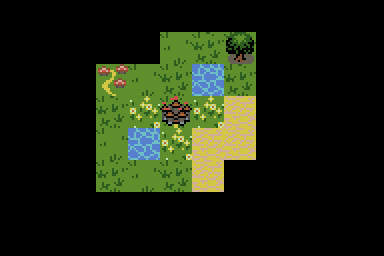

A 2D game scene composited from a Tiled map and its tileset images. What follows is a short description and the map's XML, with each tile layer's data collapsed to a summary:
An orthogonal 12x8 tile map with 32x32 px tiles, 4 tile layers (Terrain, Decoration, Vertical Edges, Horizontal Edges), 4 tilesets and 1 object (Player).

<map version="1.2" tiledversion="1.2.4" orientation="orthogonal" renderorder="right-down" width="12" height="8" tilewidth="32" tileheight="32" infinite="0" nextlayerid="9" nextobjectid="92">
 <tileset firstgid="1" source="ground.tsx" />
 <tileset firstgid="17" source="broken.tsx" />
 <tileset firstgid="21" source="decoration.tsx" />
 <tileset firstgid="37" source="devourer.tsx" />
 <layer id="1" name="Terrain" width="12" height="8">
  <data>[96 cells, 67 non-empty, 7 distinct tile ids]</data>
 </layer>
 <layer id="8" name="Decoration" width="12" height="8">
  <data>[96 cells, 3 non-empty, 3 distinct tile ids]</data>
 </layer>
 <layer id="6" name="Vertical Edges" width="12" height="8" offsetx="16" offsety="0">
  <data>[96 cells, 0 non-empty, 0 distinct tile ids]</data>
 </layer>
 <layer id="7" name="Horizontal Edges" width="12" height="8" offsetx="0" offsety="16">
  <data>[96 cells, 0 non-empty, 0 distinct tile ids]</data>
 </layer>
 <objectgroup id="2" name="Enemies" />
 <objectgroup id="3" name="Player">
  <object id="16" name="Player" type="Player" gid="37" x="96" y="192" width="32" height="32">
   <properties>
    <property name="rocks" type="int" value="5" />
   </properties>
  </object>
 </objectgroup>
 <objectgroup id="4" name="Triggers" />
 <objectgroup id="5" name="Props" />
</map>
